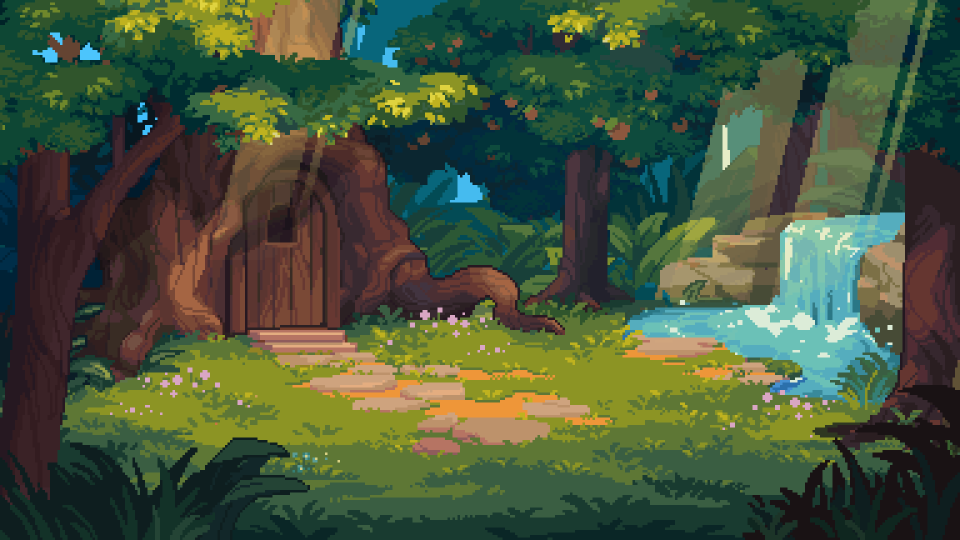
#> input picture kit/pause/assets/found_hd.gif, 1920 x 1080 px, found by its file name (shown at 1/2 size)
$ python r27.py
#> lines starting #> are read from the running program, lines starting #| are printed output that depends on the picture
### kit/fork_race2/hook.py
"""Standard Code Name hook band (Bennett: the hook makes or breaks the video).
usage:
    import sys; sys.path.insert(0, '<scratchpad>/pixellab/safezone'); from hook import hook_layer
    HOOK, HOOK_BOTTOM = hook_layer(['WHICH JAR IS', "CYRUS'S?"], accent=1, color=(255,214,60))
    frame.alpha_composite(HOOK)      # draw LAST (on top of everything) every frame
    # put content below HOOK_BOTTOM (typically ~450-470) and above y=1500
lines: 1-2 short lines of the original hook. accent: index of the line drawn in `color` (others white), or None.
sub: optional small secondary line (>=34px), drawn under the main lines.
"""
from PIL import Image, ImageDraw, ImageFont
import os
FONT = os.path.join(os.path.dirname(__file__), '../../npmfont/ps/package/files/PressStart2P.ttf')
W, H = 1080, 1920
X0, X1, Y0 = 70, 1025, 262
def _fit(lines, maxw, hi=80, lo=48):
#> called with maxw = 915, hi = 80, lo = 48
    for s in range(hi, lo - 1, -2):
        f = ImageFont.truetype(FONT, s); d = ImageDraw.Draw(Image.new('L', (1, 1)))
        if all(d.textlength(l, font=f) + 2 * 9 <= maxw for l in lines): return f, s
    return ImageFont.truetype(FONT, lo), lo
# [20 lines left out: function hook_layer, not called in this run]
# [4 lines that do not run on import are left out]

### kit/fork_rc1/hook2.py
"""hook_layer with the comment prompt as a real second line of the band, at least 44px (RECUT_BRIEF rule).
Same look as safezone/hook.py; sub line is 44-52px, white, thinner stroke, separated by a thin divider."""
import sys, os
sys.path.insert(0, '/tmp/claude-0/-home-claude/3d9a853e-960c-501e-b487-63abffb4f487/scratchpad/pixellab/safezone')
from hook import _fit, FONT, W, H, X0, X1, Y0
from PIL import Image, ImageDraw, ImageFont
def hook_layer2(lines, accent=None, color=(255, 214, 60), sub=None, sub_color=(240, 240, 240), border=None, sub_max=52):
    lines = [l.upper() for l in lines][:2]
    f, s = _fit(lines, X1 - X0 - 40)
    gap = int(s * 0.38); pad = 26
    h = len(lines) * s + (len(lines) - 1) * gap + 2 * pad
    if sub:
        fs, ss = _fit([sub], X1 - X0 - 40, sub_max, 44)
        d0 = ImageDraw.Draw(Image.new('L', (1, 1)))
        assert d0.textlength(sub, font=fs) + 12 <= X1 - X0 - 30, ('sub too long for 44px', sub)
        h += ss + 34
    L = Image.new('RGBA', (W, H), (0, 0, 0, 0)); d = ImageDraw.Draw(L)
#> after `L = Image.new('RGBA', (W, H), (0, 0, 0, 0))`: L: PIL image 1080x1920 RGBA; every value is 0
    d.rounded_rectangle([X0, Y0, X1, Y0 + h], 22, fill=(14, 10, 24, 232), outline=border or color, width=6)
    y = Y0 + pad
    for i, l in enumerate(lines):
        c = color if accent == i else (255, 255, 255)
        w = d.textlength(l, font=f)
        d.text(((X0 + X1) / 2 - w / 2, y), l, font=f, fill=c, stroke_width=9, stroke_fill=(10, 6, 18))
        y += s + gap
#> this loop made 1 pass
#> w on pass 1: 509.7
#> after the loop, y = 398
    if sub:
        y = y - gap + 14
#> y = 382
        d.line([(X0 + 60, y), (X1 - 60, y)], fill=(color if border is None else border)[:3] + (120,), width=3)
        y += 18
#> y = 400
        w = d.textlength(sub, font=fs)
#> w = 642.3
        d.text(((X0 + X1) / 2 - w / 2, y), sub, font=fs, fill=sub_color, stroke_width=6, stroke_fill=(10, 6, 18))
    return L, Y0 + h
# [3 lines that do not run on import are left out]

### kit/fork1/common.py
import os, glob, math, json, subprocess, random
from PIL import Image, ImageDraw, ImageFont, ImageEnhance, ImageFilter
SP = '/tmp/claude-0/-home-claude/3d9a853e-960c-501e-b487-63abffb4f487/scratchpad/'
FONT = SP + 'npmfont/ps/package/files/PressStart2P.ttf'; A = SP + 'pause/assets/'; PL = SP + 'pixellab/'
W, H, FPS = 1080, 1920, 30
_fc = {}
def F(s):
    if s not in _fc: _fc[s] = ImageFont.truetype(FONT, s)
    return _fc[s]
def crop(im): return im.crop(im.getbbox())
def up(im, k): return im.resize((max(1, int(im.width * k)), max(1, int(im.height * k))), Image.NEAREST)
def layer(img, fn):
    L = Image.new('RGBA', img.size, (0, 0, 0, 0)); fn(ImageDraw.Draw(L)); img.alpha_composite(L)
def ctext(d, x, y, t, f, fill=(255, 255, 255), sw=6, a=255, sc=(20, 15, 35)):
    w = d.textlength(t, font=f); d.text((x - w / 2, y), t, font=f, fill=tuple(fill[:3]) + (a,), stroke_width=sw, stroke_fill=tuple(sc[:3]) + (a,))
# [7 lines left out: function text_layer, not called in this run]
def gif_frames(path, scale=None, h=None):
    im = Image.open(path); fr = []
    for i in range(im.n_frames): im.seek(i); fr.append(im.convert('RGBA'))
    if h is not None:
        bb = None
        for f in fr:
            b = f.getbbox(); bb = b if bb is None else (min(bb[0], b[0]), min(bb[1], b[1]), max(bb[2], b[2]), max(bb[3], b[3]))
        fr = [f.crop(bb) for f in fr]; k = h / fr[0].height
        return [f.resize((max(1, int(f.width * k)), h), Image.NEAREST) for f in fr]
    if scale: fr = [up(f, scale) for f in fr]
    return fr
IDLE_FILE = {'joy': 'idle_0.gif', 'cyrus': 'idle_1.gif', 'ray': 'idle_2.gif', 'cleo': 'idle_3.gif', 'hollow': 'idle_9.gif'}
# [4 lines left out: function idle, not called in this run]
VIC = {'joy': 'vic_Victory_Pose.gif', 'cyrus': 'vic_VictoryPose_1_2f3491a2-9eb4-4ed3-a96d-f50d84bb993a.gif', 'cleo': 'vic_victoryPose.gif', 'ray': 'vic_victoryPose_1.gif', 'hollow': 'hollow-victory.gif'}
def vic(g, h): return gif_frames(A + VIC[g], h=h)
def seq(d, k=2, lo=1, hi=None):
    fs = sorted(glob.glob(d + '/*.png'))[lo:hi]
    return [up(Image.open(p).convert('RGBA'), k) for p in fs]
GUMK = ['mush', 'acv', 'mel', 'cre', 'gold']
def gummy(kind, k=2): return up(Image.open(PL + f'gummies/pick_{kind}.png').convert('RGBA'), k)
def bg_frames(name, size, box=None, step=1, bright=1.0, blur=0):
    im = Image.open(A + name); out = []
    for i in range(0, im.n_frames, step):
        im.seek(i); f = im.convert('RGB')
        if box: f = f.crop(box)
        f = f.resize(size, Image.NEAREST)
        if bright != 1.0: f = ImageEnhance.Brightness(f).enhance(bright)
        if blur: f = f.filter(ImageFilter.GaussianBlur(blur))
        out.append(f.convert('RGBA'))
    return out
class Writer:
    def __init__(self, path):
        self.p = subprocess.Popen(['ffmpeg', '-y', '-loglevel', 'error', '-f', 'rawvideo', '-pix_fmt', 'rgb24', '-s', f'{W}x{H}', '-r', str(FPS), '-i', '-',
                                   '-c:v', 'libx264', '-preset', 'veryfast', '-crf', '18', '-pix_fmt', 'yuv420p', path], stdin=subprocess.PIPE)
    def write(self, img): self.p.stdin.write(img.convert('RGB').tobytes())
    def close(self): self.p.stdin.close(); self.p.wait()
# [9 lines left out: functions mix, ship, not called in this run]
def sheet(mp4, out, n=8, cols=8):
    d = float(subprocess.run(['ffprobe', '-v', 'error', '-show_entries', 'format=duration', '-of', 'csv=p=0', mp4], capture_output=True, text=True).stdout)
    subprocess.run(['ffmpeg', '-y', '-loglevel', 'error', '-i', mp4, '-vf', f'fps={n}/{d},scale=270:480,tile={cols}x{max(1, n // cols)}', '-frames:v', '1', out])

### kit/fork_rc4/v27/r27.py
import sys
SP_ = '/tmp/claude-0/-home-claude/3d9a853e-960c-501e-b487-63abffb4f487/scratchpad/'
sys.path.insert(0, SP_ + 'fork1'); from common import *
sys.path.insert(0, SP_ + 'fork_rc1'); from hook2 import hook_layer2
sys.path.insert(0, SP_ + 'fork_rc3'); from rc3 import acv_gummy_strong
os.chdir(os.path.dirname(os.path.abspath(__file__)))
PREVIEW = [float(x) for x in sys.argv[1].split(',')] if len(sys.argv) > 1 else None
DUR = 10.0; NF = int(DUR * FPS)
HOOK, HB = hook_layer2(['+1 XP A DAY'], accent=0, sub='WHAT DAY ARE YOU ON?')
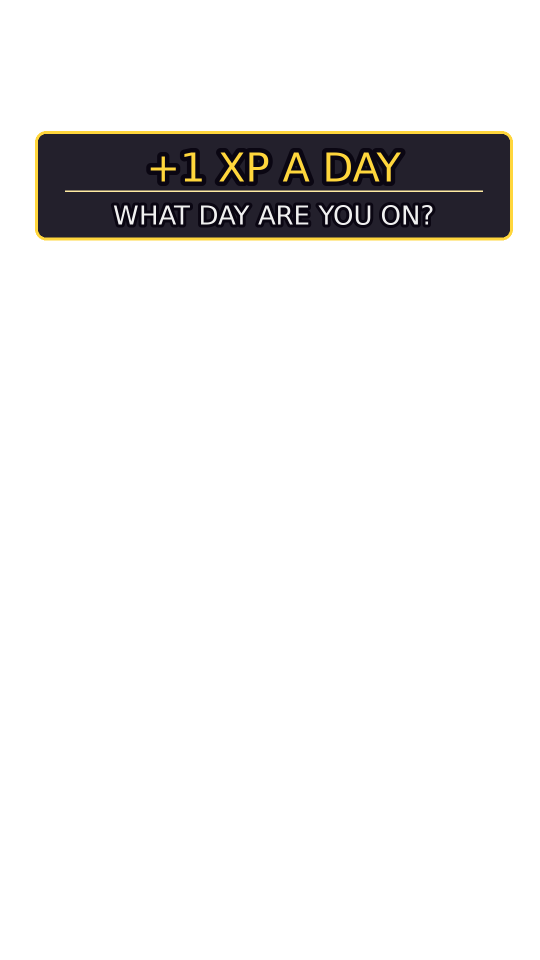
#> HOOK: PIL image 1080x1920 RGBA (shown at 1/2 size); mean R, G, B, A 4.8, 4, 3.4, 23.9; transparent parts drawn white
#> HB = 480
print('hook bottom', HB)
#| hook bottom 480
TOPB = bg_frames('found_hd.gif', (1707, 960), step=2, bright=0.8); TOPB = [b.crop((420, 0, 1500, 960)) for b in TOPB]
#> in bg_frames, im is the input picture: PIL image 1920x1080 P; mean R, G, B 69.9, 85.3, 59.2
#> the loop in bg_frames, `for i in range(0, im.n_frames, step):` made 12 passes
#> pass 1, in bg_frames, `if bright != 1.0: f = ImageEnhance.Brightness(f).enhance(bright)`:
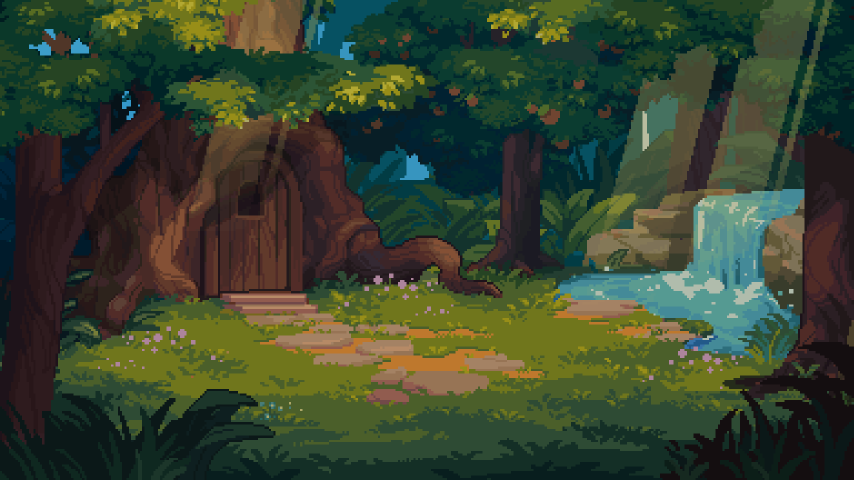
#> f: PIL image 1707x960 RGB (shown at 1/2 size); mean R, G, B 55.6, 67.9, 46.9
#> after the loop in bg_frames, `for i in range(0, im.n_frames, step):`: out = 12 items
#> after `TOPB = bg_frames('found_hd.gif', (1707, 960), step=2, bright=0.8)`: TOPB = 12 items
BOTB = bg_frames('sun_hd.gif', (1707, 960), step=2); BOTB = [b.crop((313, 0, 1393, 960)) for b in BOTB]
#> call 2 of bg_frames, with name = 'sun_hd.gif', size = (1707, 960), step = 2, bright = 1, blur = 0
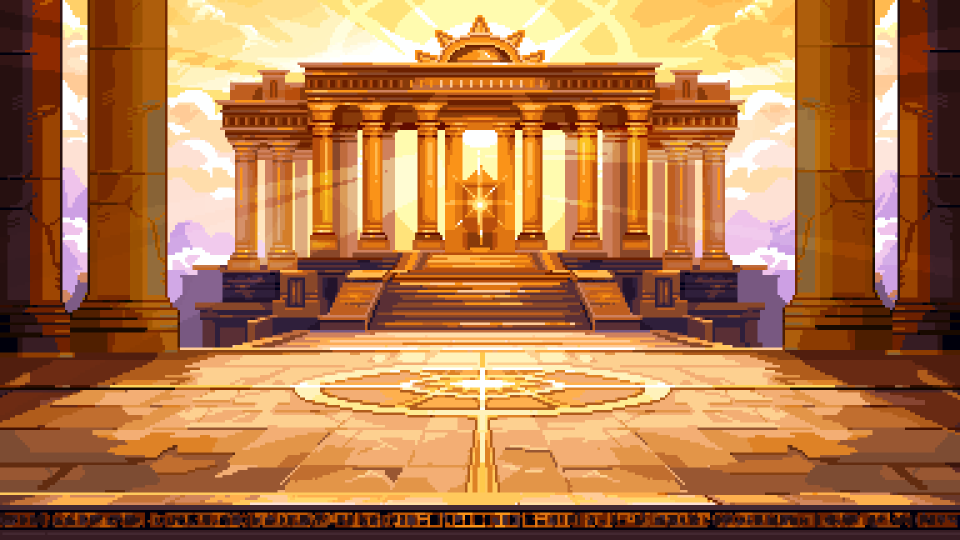
#> input picture kit/pause/assets/sun_hd.gif, 1920 x 1080 px, found by its file name (shown at 1/2 size)
#> in bg_frames, im is the input picture: PIL image 1920x1080 P; mean R, G, B 176.3, 119.5, 73.5
#> the loop in bg_frames (call 2), `for i in range(0, im.n_frames, step):` made 24 passes
#> pass 1, in bg_frames (call 2), `f = f.resize(size, Image.NEAREST)`:
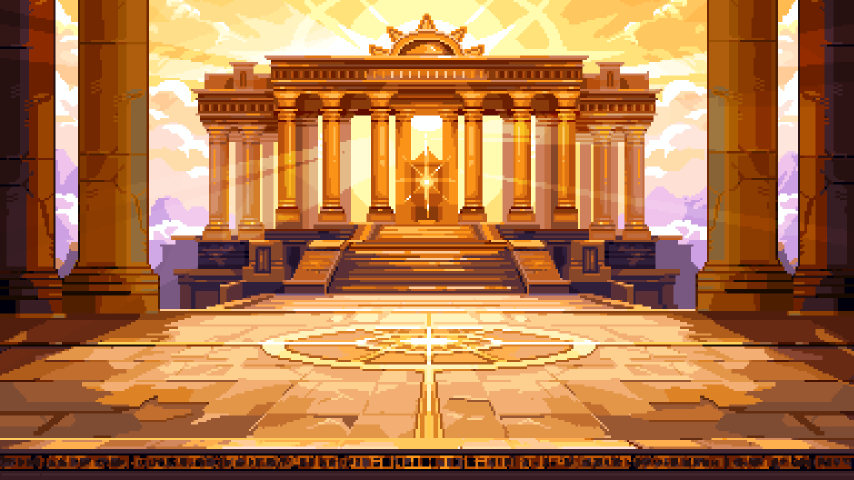
#> f: PIL image 1707x960 RGB (shown at 1/2 size); mean R, G, B 176.4, 119.7, 73.6
#> after the loop in bg_frames (call 2), `for i in range(0, im.n_frames, step):`: out = 24 items
#> after `BOTB = bg_frames('sun_hd.gif', (1707, 960), step=2)`: BOTB = 24 items
EAT = seq(SP_ + 'fork3/hollow_eat', 4, 0, 13); FOOT3 = 78 * 4          # Day 1 Hollow 3x -> 4x
VICT = vic('hollow', 384)
#> (the run stopped early here; a loop or call above may not have finished)
